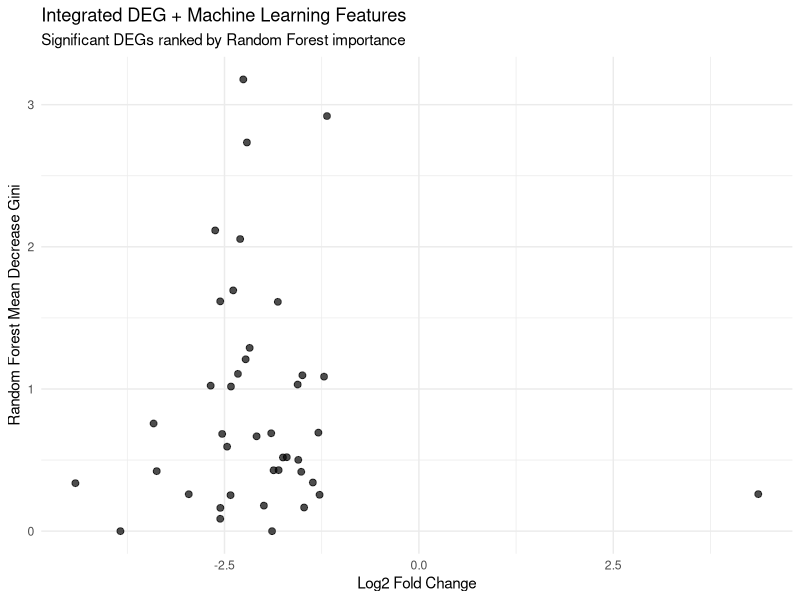

Recreate this plot in R. (Note: this script raises an error after producing the figure.)
# ============================================================
# Lung Cancer Bioinformatics Project
# STEP 11: Integrated Biomarker Analysis
# Dataset: GSE10072
# ============================================================

rm(list = ls())

# ============================================================
# 1. LOAD PACKAGES
# ============================================================

library(tidyverse)

# ============================================================
# 2. LOAD RESULTS
# ============================================================

deg <- read.csv(
  "results/tables/annotated_differential_expression_results.csv",
  stringsAsFactors = FALSE
)

rf_importance <- read.csv(
  "results/tables/random_forest_feature_importance.csv",
  stringsAsFactors = FALSE
)

# ============================================================
# 3. BASIC CHECK
# ============================================================

cat("============================================\n")
cat("STEP 11: INTEGRATED BIOMARKER ANALYSIS\n")
cat("============================================\n")

cat(
  "\nDEG records:",
  nrow(deg),
  "\n"
)

cat(
  "Random Forest features:",
  nrow(rf_importance),
  "\n"
)

# ============================================================
# 4. IDENTIFY PROBE ID COLUMN
# ============================================================

if (!"Probe_ID" %in% colnames(deg)) {
  
  stop(
    "ERROR: Probe_ID column not found in DEG table."
  )
  
}

if (!"Feature" %in% colnames(rf_importance)) {
  
  stop(
    "ERROR: Feature column not found in Random Forest table."
  )
  
}

# ============================================================
# 5. MAKE RF PROBE IDs COMPARABLE
# ============================================================

# Step 7 used make.names(), so convert them back
# approximately to original probe IDs.

rf_importance$Probe_ID <- rf_importance$Feature

# Match safe R names to original DEG probe IDs

safe_deg_names <- make.names(
  deg$Probe_ID,
  unique = TRUE
)

rf_importance$Probe_ID <- deg$Probe_ID[
  match(
    rf_importance$Feature,
    safe_deg_names
  )
]

# Remove unmatched features

rf_importance <- rf_importance %>%
  
  filter(
    !is.na(Probe_ID)
  )

cat(
  "\nMatched RF features:",
  nrow(rf_importance),
  "\n"
)

# ============================================================
# 6. MERGE DEG + RANDOM FOREST RESULTS
# ============================================================

integrated <- deg %>%
  
  select(
    Probe_ID,
    Gene_Symbol,
    logFC,
    P.Value,
    adj.P.Val,
    Regulation
  ) %>%
  
  inner_join(
    rf_importance %>%
      select(
        Probe_ID,
        MeanDecreaseGini
      ),
    by = "Probe_ID"
  )

cat(
  "Integrated features:",
  nrow(integrated),
  "\n"
)

# ============================================================
# 7. IDENTIFY SIGNIFICANT ML + DEG FEATURES
# ============================================================

integrated_significant <- integrated %>%
  
  filter(
    adj.P.Val < 0.05,
    abs(logFC) >= 1,
    !is.na(Gene_Symbol),
    Gene_Symbol != ""
  ) %>%
  
  arrange(
    desc(
      MeanDecreaseGini
    )
  )

cat(
  "\nSignificant DEG + ML features:",
  nrow(integrated_significant),
  "\n"
)

# ============================================================
# 8. REMOVE DUPLICATE GENE SYMBOLS
# ============================================================

integrated_unique <- integrated_significant %>%
  
  group_by(
    Gene_Symbol
  ) %>%
  
  slice_max(
    order_by = MeanDecreaseGini,
    n = 1,
    with_ties = FALSE
  ) %>%
  
  ungroup()

cat(
  "Unique candidate genes:",
  nrow(integrated_unique),
  "\n"
)

# ============================================================
# 9. CREATE RANKS
# ============================================================

integrated_unique <- integrated_unique %>%
  
  mutate(
    
    DEG_Rank = rank(
      -abs(logFC),
      ties.method = "min"
    ),
    
    ML_Rank = rank(
      -MeanDecreaseGini,
      ties.method = "min"
    )
    
  ) %>%
  
  arrange(
    DEG_Rank + ML_Rank
  )

# ============================================================
# 10. TOP 20 INTEGRATED CANDIDATES
# ============================================================

top_candidates <- integrated_unique %>%
  
  select(
    Gene_Symbol,
    Probe_ID,
    logFC,
    adj.P.Val,
    Regulation,
    MeanDecreaseGini,
    DEG_Rank,
    ML_Rank
  ) %>%
  
  head(20)

cat("\n")
cat("============================================\n")
cat("TOP INTEGRATED CANDIDATE GENES\n")
cat("============================================\n")

print(
  top_candidates
)

# ============================================================
# 11. SAVE RESULTS
# ============================================================

write.csv(
  integrated,
  "results/tables/integrated_DEG_ML_results.csv",
  row.names = FALSE
)

write.csv(
  integrated_unique,
  "results/tables/integrated_candidate_genes.csv",
  row.names = FALSE
)

write.csv(
  top_candidates,
  "results/tables/top_20_integrated_biomarker_candidates.csv",
  row.names = FALSE
)

# ============================================================
# 12. INTEGRATED SCATTER PLOT
# ============================================================

plot_data <- integrated_unique %>%
  
  mutate(
    NegLog10FDR =
      -log10(
        pmax(
          adj.P.Val,
          .Machine$double.xmin
        )
      )
  )

candidate_plot <- ggplot(
  plot_data,
  aes(
    x = logFC,
    y = MeanDecreaseGini
  )
) +
  
  geom_point(
    alpha = 0.7,
    size = 2
  ) +
  
  theme_minimal() +
  
  labs(
    title = "Integrated DEG + Machine Learning Features",
    subtitle = "Significant DEGs ranked by Random Forest importance",
    x = "Log2 Fold Change",
    y = "Random Forest Mean Decrease Gini"
  )

ggsave(
  "results/figures/17_integrated_DEG_ML_features.png",
  candidate_plot,
  width = 9,
  height = 7,
  dpi = 300
)

cat(
  "\n✓ Integrated feature plot saved.\n"
)

# ============================================================
# 13. TOP 20 BIOMARKER PLOT
# ============================================================

top_plot_data <- top_candidates %>%
  
  arrange(
    MeanDecreaseGini
  ) %>%
  
  mutate(
    Gene_Symbol = factor(
      Gene_Symbol,
      levels = Gene_Symbol
    )
  )

biomarker_plot <- ggplot(
  top_plot_data,
  aes(
    x = Gene_Symbol,
    y = MeanDecreaseGini
  )
) +
  
  geom_col() +
  
  coord_flip() +
  
  theme_minimal() +
  
  labs(
    title = "Top Integrated Biomarker Candidates",
    x = "Gene",
    y = "Random Forest Importance"
  )

ggsave(
  "results/figures/18_top_integrated_biomarkers.png",
  biomarker_plot,
  width = 9,
  height = 8,
  dpi = 300
)

cat(
  "✓ Biomarker plot saved.\n"
)

# ============================================================
# 14. FINAL SUMMARY
# ============================================================

cat("\n")
cat("============================================\n")
cat("STEP 11 COMPLETED SUCCESSFULLY ✓\n")
cat("============================================\n")

cat(
  "\nIntegrated features:",
  nrow(integrated),
  "\n"
)

cat(
  "Significant DEG + ML features:",
  nrow(integrated_significant),
  "\n"
)

cat(
  "Unique candidate genes:",
  nrow(integrated_unique),
  "\n"
)

cat(
  "Top candidates saved:",
  nrow(top_candidates),
  "\n"
)

cat("\nGenerated figures:\n")

cat(
  "17_integrated_DEG_ML_features.png\n"
)

cat(
  "18_top_integrated_biomarkers.png\n"
)

cat("\nGenerated tables:\n")

cat(
  "integrated_DEG_ML_results.csv\n"
)

cat(
  "integrated_candidate_genes.csv\n"
)

cat(
  "top_20_integrated_biomarker_candidates.csv\n"
)
